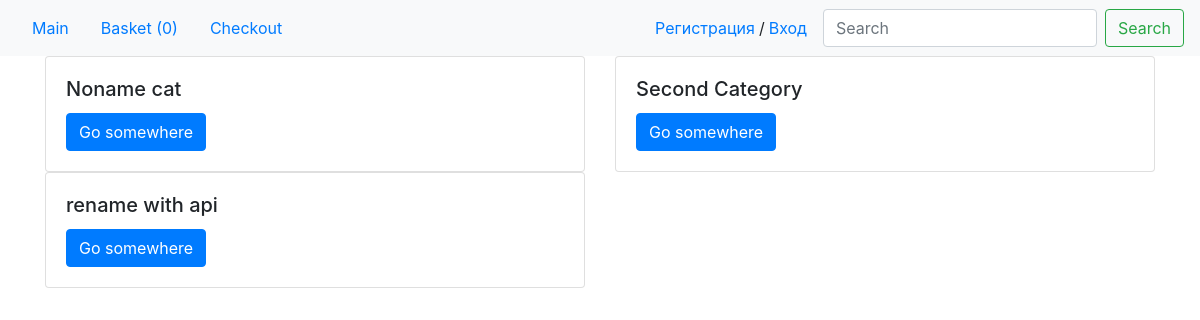
The page / on the database its author committed.
### my_shop/models.py (models this page shows, shortened)
class Categories(models.Model):
    name = models.CharField(max_length=250, default='Noname cat', unique=True)
    id_rozetka = models.IntegerField(blank=True, default=0)

### my_shop/views.py (the view)
# urls.py: path('', HomePage.as_view(), name='main_page'),
class HomePage(ListView):
    model = Categories
    template_name = 'my_shop/main.html'
    context_object_name = 'products'

### my_shop/templates/my_shop/main.html
{% extends 'base.html' %}
{% block content %}
<main class="container">
    <div class="row">
    {% for product in products %}
      <div class="col-sm-6">
        <div class="card">
          <div class="card-body">
            <h5 class="card-title">{{ product.name | truncatechars:30 }}</h5>
            <a href="{% url 'cats_page' product.id %}" class="btn btn-primary">Go somewhere</a>
          </div>
        </div>
      </div>
    {% endfor %}
  </div>
</main>
{% endblock %}

### rows shown on the page
Categories: name "Noname cat"
Categories: name "Second Category"
Categories: name "rename with api"

### other values the page prints
{{ request.session.basket | length }} "0"
